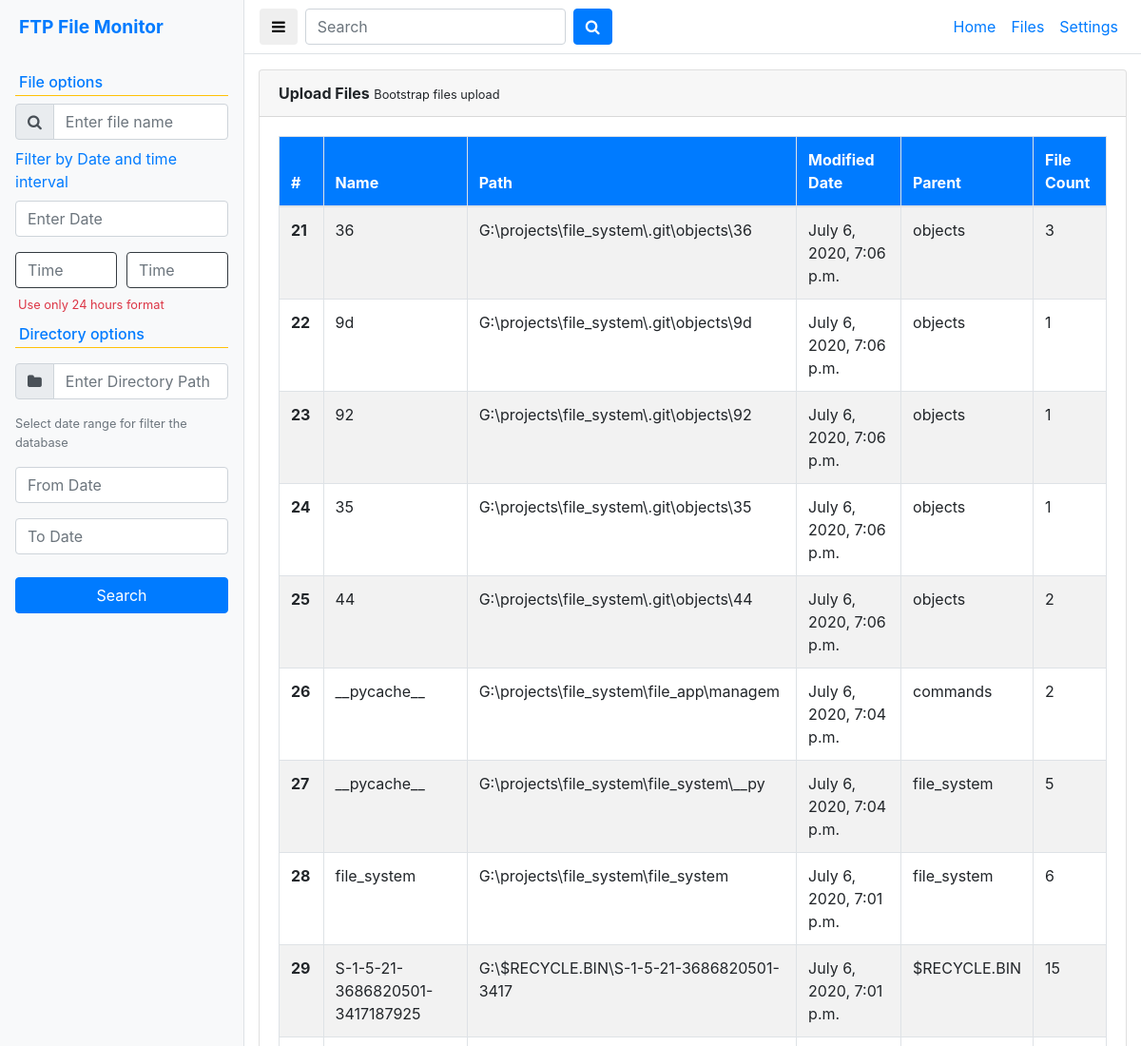
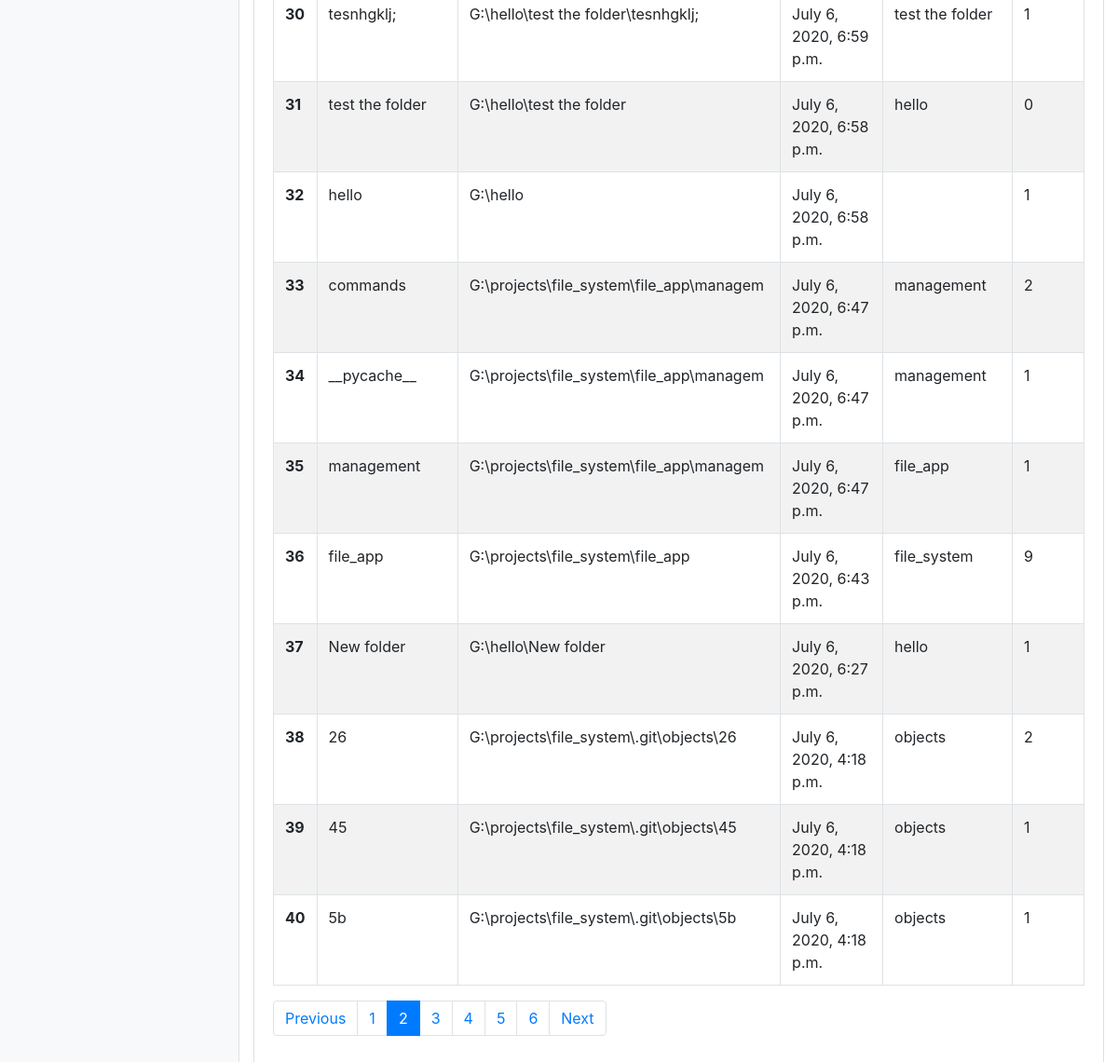
Screenshot of /?page=2 with the database file from the repository (2 pictures, top to bottom).
### file_app/models.py (models this page shows)
class Folder(models.Model):
	name 				= models.CharField(max_length=200)
	path 				= models.CharField(max_length=999, unique=True)
	date_modified		= models.DateTimeField(auto_now=False, auto_now_add=False)
	size				= models.CharField(max_length=50)
	updated_at			= models.DateTimeField(auto_now_add=True)
	parent				= models.ForeignKey(
							'self',
							blank=True,
							null=True ,
							on_delete=models.CASCADE,
							related_name='children')
	def __str__(self):
		return self.name
	class Meta:
		unique_together = [['path', 'parent']]

### file_app/views.py (the view)
# urls.py: path('', home, name="home"),
def home(request):
	folders = Folder.objects.all().order_by('-date_modified')
	page = request.GET.get('page', 1)
	paginator = Paginator(folders, 20)
	try:
		folders = paginator.page(page)
	except PageNotAnInteger:
		folders = paginator.page(1)
	except EmptyPage:
		folders = paginator.page(paginator.num_pages)
	return render(request, 'index.html', {'folders':folders})

### file_app/views.py (called while the page is built)
@register.filter
def count_file(folder):
	file = File.objects.filter(path=folder)
	return len(file)

### templates/index.html
{% extends "base.html" %}
{% block content %}
<div class="card mt-3 mb-3">
  <div class="card-header"><strong>Upload Files</strong> <small>Bootstrap files upload</small></div>
  <div class="card-body">
    <table class="table table-striped table-hover table-bordered">
      <thead>
        <tr class="bg-primary text-white">
          <th scope="col">#</th>
          <th scope="col">Name</th>
          <th scope="col">Path</th>
          <th scope="col">Modified Date</th>
          <th scope="col">Parent</th>
          <th scope="col">File Count</th>
        </tr>
      </thead>
      <tbody>
        {% for folder in folders%}
        <tr>
          <th scope="row">{{forloop.counter0|add:folders.start_index}}</th>
          <td>{{folder.name|slice:":30"}}</td>
          <td>{{folder.path|slice:":40"}}</td>
          <td>{{folder.date_modified}}</td>
          <td>{{folder.parent}}</td>
          <td>{{folder.id|count_file}}</td>
        </tr>
        {% endfor %}
      </tbody>
    </table>
{% if folders.has_other_pages %}
<nav aria-label="...">
  <ul class="pagination">
    {% if folders.has_previous %}
    <li class="page-item"><a class="page-link" href="?page={{ folders.previous_page_number }}">Previous</a></li>
    {% else %}
    <li class="page-item disabled">
      <a class="page-link" href="#" tabindex="-1" aria-disabled="true">Previous</a>
    </li>
    {% endif %}
    {% for i in folders.paginator.page_range %}
      {% if folders.number == i %}
    <li class="page-item active" aria-current="page">
      <a class="page-link" href="#">{{ i }}<span class="sr-only">(current)</span></a>
    </li>
    {% elif i > folders.number|add:'-5' and i < folders.number|add:'5' %}
    <li class="page-item"><a class="page-link" href="?page={{ i }}">{{ i }}</a></li>
    {% endif %}
    {% endfor %}
    {% if folders.has_next %}
    <li class="page-item">
      <a class="page-link" href="?page={{ folders.next_page_number }}">Next</a>
    </li>
    {% else %}
    <li class="page-item disabled">
      <a class="page-link" href="#" tabindex="-1" aria-disabled="true">Next</a>
    </li>
    {% endif %}
  </ul>
</nav>
{% endif %}
  </div>
</div>
{% endblock content %}

### rows the page displays
Folder: name "36", path "G:\\projects\\file_system\\.git\\objects\\36", date_modified "July 6, 2020, 7:06 p.m.", parent "objects", id|count_file "3"
Folder: name "9d", path "G:\\projects\\file_system\\.git\\objects\\9d", date_modified "July 6, 2020, 7:06 p.m.", parent "objects", id|count_file "1"
Folder: name "92", path "G:\\projects\\file_system\\.git\\objects\\92", date_modified "July 6, 2020, 7:06 p.m.", parent "objects", id|count_file "1"
Folder: name "35", path "G:\\projects\\file_system\\.git\\objects\\35", date_modified "July 6, 2020, 7:06 p.m.", parent "objects", id|count_file "1"
Folder: name "44", path "G:\\projects\\file_system\\.git\\objects\\44", date_modified "July 6, 2020, 7:06 p.m.", parent "objects", id|count_file "2"
Folder: name "__pycache__", path "G:\\projects\\file_system\\file_app\\managem", date_modified "July 6, 2020, 7:04 p.m.", parent "commands", id|count_file "2"
Folder: name "__pycache__", path "G:\\projects\\file_system\\file_system\\__py", date_modified "July 6, 2020, 7:04 p.m.", parent "file_system", id|count_file "5"
Folder: name "file_system", path "G:\\projects\\file_system\\file_system", date_modified "July 6, 2020, 7:01 p.m.", parent "file_system", id|count_file "6"
Folder: name "S-1-5-21-3686820501-3417187925", path "G:\\$RECYCLE.BIN\\S-1-5-21-3686820501-3417", date_modified "July 6, 2020, 7:01 p.m.", parent "$RECYCLE.BIN", id|count_file "15"
Folder: name "tesnhgklj;", path "G:\\hello\\test the folder\\tesnhgklj;", date_modified "July 6, 2020, 6:59 p.m.", parent "test the folder", id|count_file "1"
Folder: name "test the folder", path "G:\\hello\\test the folder", date_modified "July 6, 2020, 6:58 p.m.", parent "hello", id|count_file "0"
Folder: name "hello", path "G:\\hello", date_modified "July 6, 2020, 6:58 p.m.", id|count_file "1"
Folder: name "commands", path "G:\\projects\\file_system\\file_app\\managem", date_modified "July 6, 2020, 6:47 p.m.", parent "management", id|count_file "2"
Folder: name "__pycache__", path "G:\\projects\\file_system\\file_app\\managem", date_modified "July 6, 2020, 6:47 p.m.", parent "management", id|count_file "1"
Folder: name "management", path "G:\\projects\\file_system\\file_app\\managem", date_modified "July 6, 2020, 6:47 p.m.", parent "file_app", id|count_file "1"
Folder: name "file_app", path "G:\\projects\\file_system\\file_app", date_modified "July 6, 2020, 6:43 p.m.", parent "file_system", id|count_file "9"
Folder: name "New folder", path "G:\\hello\\New folder", date_modified "July 6, 2020, 6:27 p.m.", parent "hello", id|count_file "1"
Folder: name "26", path "G:\\projects\\file_system\\.git\\objects\\26", date_modified "July 6, 2020, 4:18 p.m.", parent "objects", id|count_file "2"
Folder: name "45", path "G:\\projects\\file_system\\.git\\objects\\45", date_modified "July 6, 2020, 4:18 p.m.", parent "objects", id|count_file "1"
Folder: name "5b", path "G:\\projects\\file_system\\.git\\objects\\5b", date_modified "July 6, 2020, 4:18 p.m.", parent "objects", id|count_file "1"

### other values shown
{{ i }} "1" "3" "4" "5" "6"
{{ i }} "2"
